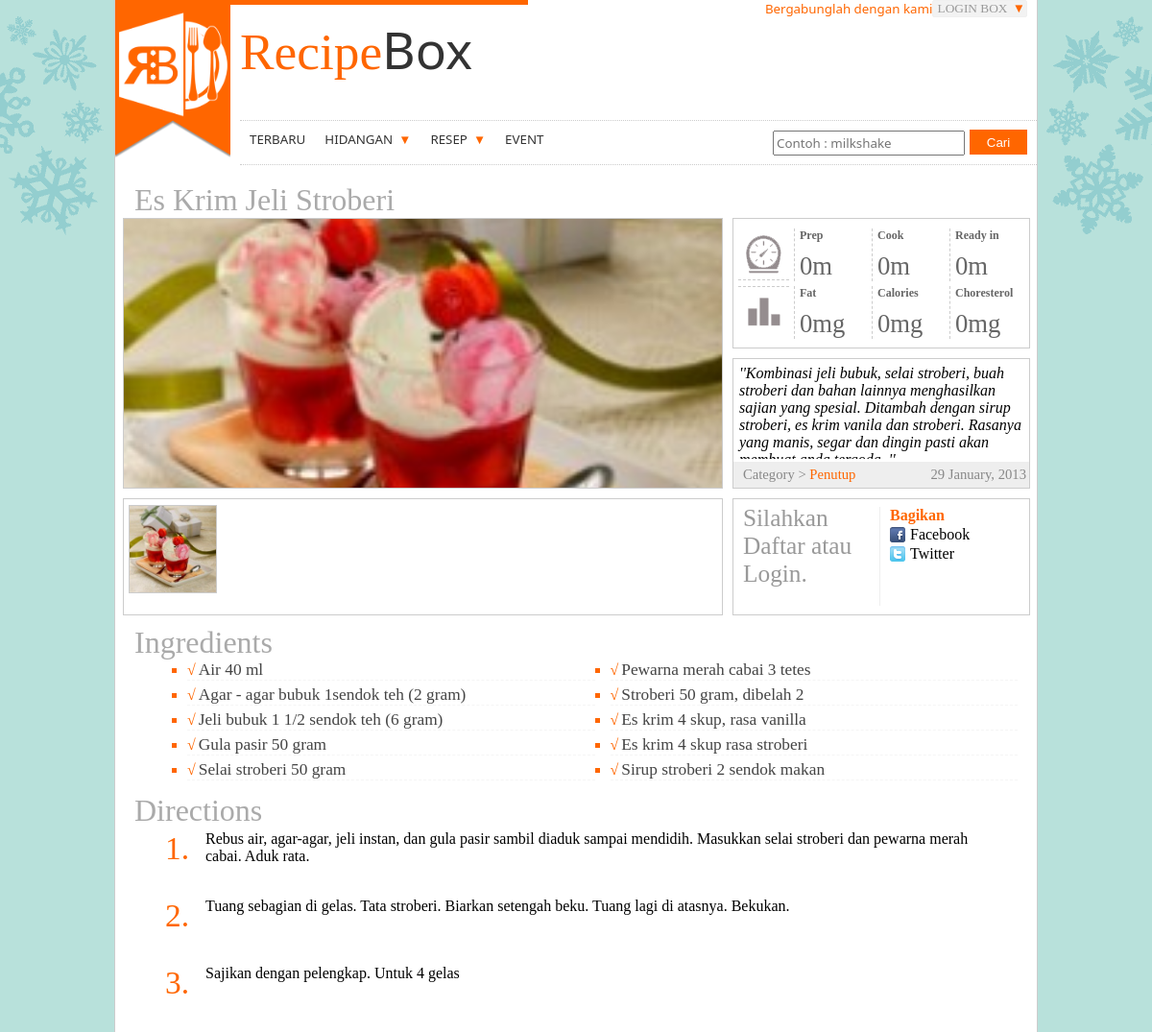
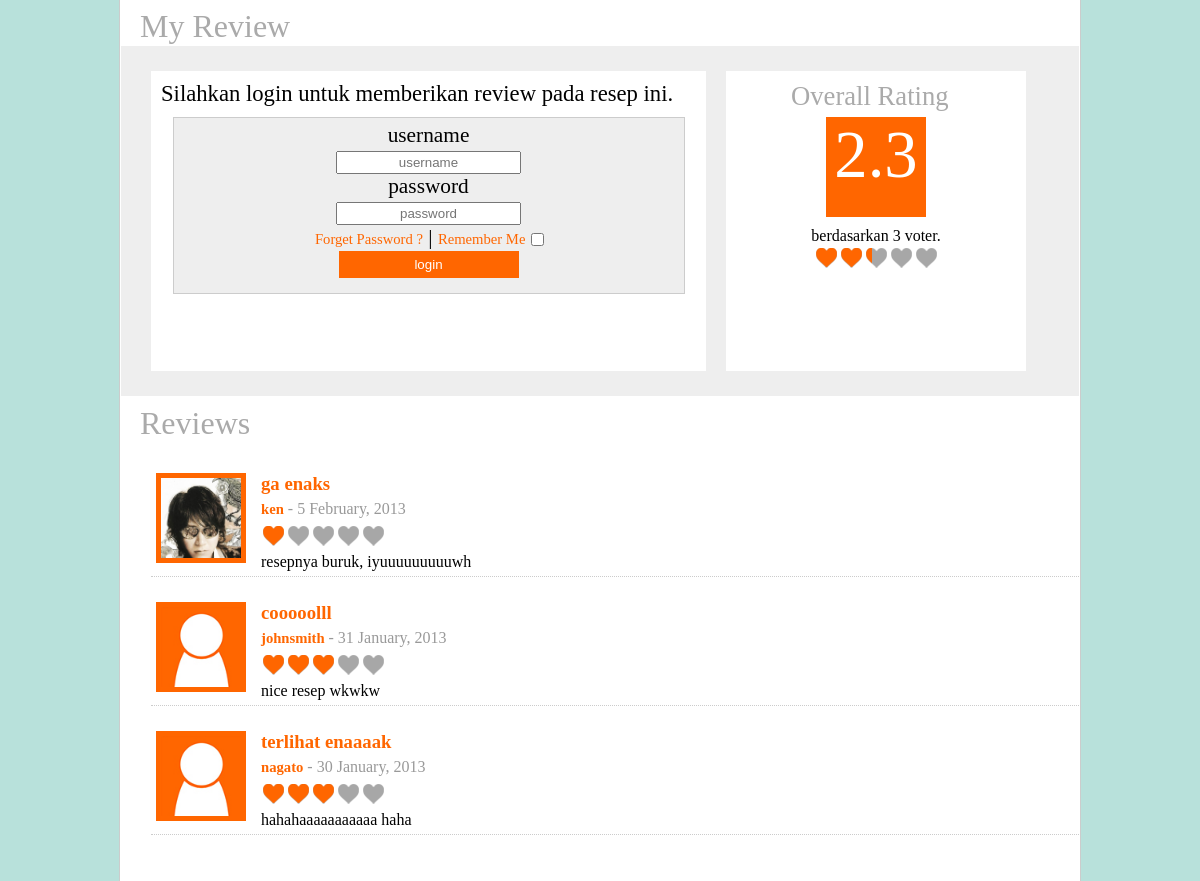
The page /recipe.php?id=7 on the database its author committed (2 pictures, top to bottom).
### tables this page shows
CREATE TABLE IF NOT EXISTS `resep` (
  `id_resep` int(5) NOT NULL AUTO_INCREMENT,
  `id_user` int(5) NOT NULL,
  `judul` varchar(120) NOT NULL,
  `tglBuat` date NOT NULL,
  `caption` varchar(240) NOT NULL,
  `image` varchar(140) NOT NULL DEFAULT 'default.jpg',
  `id_hidangan` int(5) NOT NULL,
  `id_kategori` int(5) NOT NULL,
  `viewed` int(5) NOT NULL DEFAULT '0',
  `prep` int(5) NOT NULL DEFAULT '0',
  `cook` int(5) NOT NULL DEFAULT '0',
  `ready` int(5) NOT NULL DEFAULT '0',
  `kalori` int(5) NOT NULL DEFAULT '0',
  `kolesterol` int(5) NOT NULL DEFAULT '0',
  `lemak` int(5) NOT NULL DEFAULT '0',
  PRIMARY KEY (`id_resep`),
  KEY `id_user` (`id_user`)
);

CREATE TABLE IF NOT EXISTS `kategori` (
  `id_kategori` int(5) NOT NULL AUTO_INCREMENT,
  `kategori` varchar(90) NOT NULL,
  PRIMARY KEY (`id_kategori`)
);

CREATE TABLE IF NOT EXISTS `caramasak` (
  `id_resep` int(5) NOT NULL,
  `id_cara` int(5) NOT NULL AUTO_INCREMENT,
  `cara` varchar(240) NOT NULL,
  PRIMARY KEY (`id_cara`)
);

CREATE TABLE IF NOT EXISTS `review` (
  `id_review` int(5) NOT NULL AUTO_INCREMENT,
  `id_user` int(5) NOT NULL,
  `id_resep` int(5) NOT NULL,
  `tglReview` date NOT NULL,
  `judulReview` varchar(60) NOT NULL,
  `review` varchar(360) NOT NULL,
  `rating` int(5) NOT NULL,
  PRIMARY KEY (`id_review`)
);

CREATE TABLE IF NOT EXISTS `user` (
  `id_user` int(5) NOT NULL AUTO_INCREMENT,
  `username` varchar(15) NOT NULL,
  `password` varchar(20) NOT NULL,
  `tipe` varchar(10) NOT NULL,
  `img` varchar(80) NOT NULL DEFAULT 'default.jpg',
  `imgThumb` varchar(80) NOT NULL DEFAULT 'defaultThumb.jpg',
  `fName` varchar(50) NOT NULL,
  `lName` varchar(50) NOT NULL,
  `birthDate` date NOT NULL,
  `jkelamin` varchar(10) NOT NULL,
  `adress` text NOT NULL,
  `email` varchar(50) NOT NULL,
  `phone` varchar(15) NOT NULL,
  `mobile` varchar(15) NOT NULL,
  `job` varchar(60) NOT NULL,
  `company` varchar(80) NOT NULL,
  `wAdress` text NOT NULL,
  `tgl_register` date NOT NULL,
  PRIMARY KEY (`id_user`)
);

### recipe.php (the view, shortened to what this page needs)
<!DOCTYPE HTML>
<html xmlns="http://www.w3.org/1999/xhtml">
<head>
<link rel="stylesheet" type="text/css" href="fancybox/jquery.fancybox-1.3.4.css" media="screen" />
<link rel="stylesheet" type="text/css" href="css/main.css" />
<link rel="stylesheet" type="text/css" href="css/rating.css" />
</head>
<body>
<?php include"header.php"; ?>
<div class='featurewrapper'>
<?php
$id = $_GET['id'];
$query = mysql_query("select judul, kategori, caption, image, tglBuat, username, prep, cook, ready, lemak, kalori, kolesterol from resep, user, kategori where resep.id_user = user.id_user and resep.id_resep = $id and resep.id_kategori = kategori.id_kategori");
while ($row = mysql_fetch_array($query)) {
$tgl = $row['tglBuat'];
$date = new DateTime($tgl);
echo"
<h1 id='judulRes'>$row[judul]</h1>
<div class='imgdetail' style='background:url(img/recipe/$row[image])'>
</div>
<div class='resdetail'>
<div class='timeimg'></div>
<div class='minidet'>Prep<span>$row[prep]m</span></div>
<div class='minidet'>Cook<span>$row[cook]m</span></div>
<div class='minidet'>Ready in<span>$row[ready]m</span></div>
<div class='nutimg'></div>
<div class='minidet'>Fat<span>$row[lemak]mg</span></div>
<div class='minidet'>Calories<span>$row[kalori]mg</span></div>
<div class='minidet'>Choresterol<span>$row[kolesterol]mg</span></div>
</div>
<div class='resdetail'>
<p><span>''$row[caption].''</span>
<br>SUBMITTED BY : <a href='#'>$row[username]</a></p>
<h3><span>Category > <a href=''>$row[kategori]</a></span>"; echo $date->format('j F, Y'). "</h3>
</div>";
?>
<div class="imgwrap">
<div class="imgcontainer">
<?php if ($row['image'] != 'default.jpg')
{echo"<a id='example2' href='img/recipe/$row[image]'><div class='imgList' style='background:url(img/recipe/$row[image])'></div></a>";
}
else
{} }?>
</div>
</div>
<div class='resdetail' style="height:115px; padding-top:5px">
<?php
if($_SESSION['open'] == TRUE){
if($_SESSION['type'] != "admin"){
echo"<div class='boxbutton' style='background:url(icons/favor.png) #ff6600'><div class='linkb'><a href='action.php?act=favorit&id=$id'>Tambah ke Favorit</a></div></div>
<div class='boxbutton' style='background:url(icons/shopping.png) #ff6600'><div class='linkb'><a href='#'>Tambah ke Daftar Belanja</a></div></div>"; }else { echo"<div style='width:140px; height:110px; padding-left:10px; font-size:19pt; color:#999'>Opsi tidak tersedia untuk admin.</div>"; }}
else {echo"<div style='width:140px; height:110px; padding-left:10px; font-size:19pt; color:#999'>Silahkan Daftar atau Login.</div>";}?>
<div class='sharebox'><span>Bagikan</span>
<li class='fb'>Facebook</li>
<li class='twit'>Twitter</li>
</div>
</div>
<h1> Ingredients </h1>
<div class="detail">
<?php
$id = $_GET['id'];
$query = mysql_query("select nama_bahan, keterangan from viewbahan where id_resep = $id");
echo"<ul>";
while ($row = mysql_fetch_array($query)) {
echo"<li><span>$row[nama_bahan] $row[keterangan]</span></li>";}
echo"<ul>"; ?>
</div>
<h1> Directions </h1>
<div class="detail">
<table border="0">
<?php
$id = $_GET['id'];
$query = mysql_query("select cara from caramasak where id_resep = $id");
$step = 0;
while ($row = mysql_fetch_array($query)) {
$step++;
echo"<tr><td valign=top><span>$step.</span></td><td valign=top>$row[cara]</td></tr>";}
?>
</table>
</div>
<h1 id='myrev'> My Review </h1>
<div class="revwrap" style="background:#eee">
<?php
if ($_SESSION['open'] == TRUE){
	if($_SESSION['type'] == 'user'){
		$id_user = $_SESSION['id'];
		$id_resep = $_GET['id'];
		$q=mysql_query("select * from review where id_user = $id_user and id_resep = $id_resep");
		$rs=mysql_fetch_array($q);
		$row=mysql_num_rows($q);
		if($row > 0){
			$pr = mysql_fetch_array(mysql_query("select fname, lname, imgThumb from user where id_user = $id_user"));
			$rv = mysql_fetch_array(mysql_query("select judulReview, review, rating from review where id_user = $id_user and id_resep = $id_resep"));
			$rate = $rv['rating'] * 20;
			echo"<form method='post' action='action.php?act=uprev&idr=$_GET[id]'>
			<table border='0'>
			<tr><td colspan='3'><h3>Edit My Review</h3></td></tr>
			<tr><td rowspan='4'><div class='revimg' style='background:url(img/profile/thumb/$pr[imgThumb])'></div></td></tr>
			<tr><td>Rating : </td>
			<td>
			<ul class='star-rating'>
			<li class='current-rating' style='width:$rate%;' id=mainrater>Currently 3/5 Stars.</li>
			<li><a href='javascript:void(0)' title='1 star out of 5' class='one-star' onclick=add(20)>1</a></li>
			<li><a href='javascript:void(0)' title='2 stars out of 5' class='two-stars' onclick=add(40)>2</a></li>
			<li><a href='javascript:void(0)' title='3 stars out of 5' class='three-stars' onclick=add(60)>3</a></li>
			<li><a href='javascript:void(0)' title='4 stars out of 5' class='four-stars' onclick=add(80)>4</a></li>
			<li><a href='javascript:void(0)' title='5 stars out of 5' class='five-stars' onclick=add(100)>5</a></li>
			</ul><input type=hidden name='rating' id=ratetext value=$rate>
			</td></tr>
			<tr><td rowspan='2' valign='top'>Title :</td><td> <input required name='title' autocomplete='off' value='$rv[judulReview]' type='text' onKeyDown='limitText(this.form.title,this.form.Tcountdown,60);'
			onKeyUp='limitText(this.form.title,this.form.Tcountdown,60);'><br>
			<font class='tlimit' >Maximum characters: <input readonly type='text' name='Tcountdown' size='1' value='60'></font></td></tr>
			<tr><td height='20px'></td></td>
			<tr><td colspan='3'>Comment : </td></tr>
			<tr><td colspan='3'><textarea name='review' onKeyDown='limitText(this.form.review,this.form.countdown,360);'
			onKeyUp='limitText(this.form.review,this.form.countdown,360);'>$rv[review]</textarea><br>
			<font class='tlimit'> Maximum characters: <input readonly type='text' name='countdown' size='1' value='360'></font></td></tr>
			<tr><td colspan='3'><input type='submit' value='Submit' /></td></tr>
			</table>
			</form>";
			} else {
				$pr = mysql_fetch_array(mysql_query("select fname, lname, imgThumb from user where id_user = $id_user"));
				echo"<form method='post' action='action.php?act=addrev&idr=$_GET[id]'>
				<table border='0'>
				<tr><td rowspan='4'><div class='revimg' style='background:url(img/profile/thumb/$pr[imgThumb])'></div></td></tr>
				<tr><td>Rating : </td>
				<td>
				<ul class='star-rating'>
				<li class='current-rating' style='width:0%;' id=mainrater>Currently 3/5 Stars.</li>
				<li><a href='javascript:void(0)' title='1 star out of 5' class='one-star' onclick=add(20)>1</a></li>
				<li><a href='javascript:void(0)' title='2 stars out of 5' class='two-stars' onclick=add(40)>2</a></li>
				<li><a href='javascript:void(0)' title='3 stars out of 5' class='three-stars' onclick=add(60)>3</a></li>
				<li><a href='javascript:void(0)' title='4 stars out of 5' class='four-stars' onclick=add(80)>4</a></li>
				<li><a href='javascript:void(0)' title='5 stars out of 5' class='five-stars' onclick=add(100)>5</a></li>
				</ul><input type=hidden name='rating' id=ratetext value=0>
				</td></tr>
				<tr><td rowspan='2' valign='top'>Title :</td><td> <input required name='title' autocomplete='off'  type='text' onKeyDown='limitText(this.form.title,this.form.Tcountdown,60);'
				onKeyUp='limitText(this.form.title,this.form.Tcountdown,60);'><br>
				<font class='tlimit' >Maximum characters: <input readonly type='text' name='Tcountdown' size='1' value='60'></font></td></tr>
				<tr><td height='20px'></td></td>
				<tr><td colspan='3'>Comment : </td></tr>
				<tr><td colspan='3'><textarea name='review' onKeyDown='limitText(this.form.review,this.form.countdown,360);'
				onKeyUp='limitText(this.form.review,this.form.countdown,360);'></textarea><br>
				<font class='tlimit'> Maximum characters: <input readonly type='text' name='countdown' size='1' value='360'></font></td></tr>
				<tr><td colspan='3'><input type='submit' value='Submit' /></td></tr>
				</table>
				</form>";
				}
		}
		else
			{ echo"<div class='reviewlogin'><h1>Admin tidak bisa memberi review.</h1></div>";}
} else {
	echo"<div class='reviewlogin'>Silahkan login untuk memberikan review pada resep ini.
	<form method='post' action='action.php?act=log&refid=$_GET[id]'>
	<ul>
	<li>username</li>
	<li><input type='text' autocomplete='off' placeholder='username' name='uname' /></li>
	<li>password</li>
	<li><input type='password' placeholder='password'  name='password' /></li>
	<li><a href=''>Forget Password ?</a> | <span>Remember Me <input type='checkbox' /></span></li>
	<li><input type='submit' value='login' /> </li>
	</ul>
	</form>
	</div>";
	}
?>
<div class="revoverall">
<h2>Overall Rating</h2>
<?php
$id = $_GET['id'];
$q = mysql_query("select * from review where id_resep = $id");
$rs = mysql_fetch_array(mysql_query("select SUM(rating) as ratingtotal from review where id_resep = $id"));
$voter = mysql_num_rows($q);
$rt = $rs['ratingtotal'];
if($rt != 0){
$ravg =  $rt / $voter;}
else { $ravg = 0;}
$ravg2 = ($ravg * 100) / 5;
echo"<div class='ratingbox'>";
echo round( $ravg, 1, PHP_ROUND_HALF_UP);
echo"</div>
<span>berdasarkan $voter voter.</span>
<ul class='star-rating' style=' margin: 0 auto'>
<li class='current-rating' style='width:$ravg2%;'>Currently 3/5 Stars.</li>
</ul>";
?>
</div>
</div>
<h1> Reviews </h1>
<div class="revwrap">
<?php
$idresep = $_GET['id'];
$query = mysql_query("select judulReview, tglReview, review, rating, username, imgThumb from user, review where user.id_user = review.id_user and $idresep = review.id_resep order by id_review DESC");
$num_results = mysql_num_rows($query);
if ($num_results > 0){
while($row=mysql_fetch_array($query)){
$tgl = $row['tglReview'];
$date = new DateTime($tgl);
$rating = $row['rating'] / 5;
$rating = $rating  * 100;
echo"<div class='review'>
<table border='0'>
<tr><td rowspan='5' valign='top'><div class='revimg' style='background:url(img/profile/thumb/$row[imgThumb])'></div></td><td><h3>$row[judulReview]</h3></td></tr>
<tr><td><span><a href='profile.php'>$row[username]</a></span> <span>- "; echo $date->format('j F, Y'). "</span></td></tr>
<tr><td>
<ul class='star-rating'>
		<li class='current-rating' style='width:$rating%;'>Currently 3/5 Stars.</li>
</ul></td></tr>
<tr><td>$row[review]</td></tr>
</table>
</div>";}
}else{
echo "<div class='noreview'>Tidak ada review untuk resep ini.</div>";
}
?>
</div>
</div>
</body>
</html>

### css/rating.css (style rules this page uses)
.star-rating, .star-rating a:hover, .star-rating a:active, .star-rating a:focus, .star-rating .current-rating { background: url(../icons/star.png) left -1000px repeat-x; }
.star-rating { position:relative; width:125px; height:25px; overflow:hidden; list-style:none; margin:0; padding:0; background-position: left top; }
.star-rating li { display: inline; }
.star-rating a, .star-rating .current-rating { position:absolute; top:0; left:0; text-indent:-1000em; height:25px; line-height:25px; outline:none; overflow:hidden; border: none; }
.star-rating .current-rating { z-index:1; background-position: left center; }

### rows shown on the page
resep: judul "Es Krim Jeli Stroberi", image (picture), prep "0", cook "0", ready "0", lemak "0", kalori "0", kolesterol "0", caption "Kombinasi jeli bubuk, selai stroberi, buah stroberi dan bahan lainnya menghasilkan sajian yang spesial. Ditambah dengan sirup stroberi, es krim vanila dan stroberi. Rasanya yang manis, segar dan dingin pasti akan…", id_kategori.kategori "Penutup", tglBuat "29 January, 2013"
caramasak: cara "Rebus air, agar-agar, jeli instan, dan gula pasir sambil diaduk sampai mendidih. Masukkan selai stroberi dan pewarna merah cabai. Aduk rata."
caramasak: cara "Tuang sebagian di gelas. Tata stroberi. Biarkan setengah beku. Tuang lagi di atasnya. Bekukan."
caramasak: cara "Sajikan dengan pelengkap. Untuk 4 gelas"
review: id_user.imgThumb (picture), judulReview "ga enaks", id_user.username "ken", tglReview "5 February, 2013", review "resepnya buruk, iyuuuuuuuuuwh"
review: id_user.imgThumb (placeholder picture), judulReview "cooooolll", id_user.username "johnsmith", tglReview "31 January, 2013", review "nice resep wkwkw"
review: id_user.imgThumb (placeholder picture), judulReview "terlihat enaaaak", id_user.username "nagato", tglReview "30 January, 2013", review "hahahaaaaaaaaaaa haha"

### other values the page prints
$row[nama_bahan] "Air"
$row[keterangan] "40 ml"
$row[nama_bahan] "Agar - agar bubuk"
$row[keterangan] "1sendok teh (2 gram)"
$row[nama_bahan] "Jeli bubuk"
$row[keterangan] "1 1/2 sendok teh (6 gram)"
$row[nama_bahan] "Gula pasir"
$row[keterangan] "50 gram"
$row[nama_bahan] "Selai stroberi"
$row[nama_bahan] "Pewarna merah cabai"
$row[keterangan] "3 tetes"
$row[nama_bahan] "Stroberi"
$row[keterangan] "50 gram, dibelah 2"
$row[nama_bahan] "Es krim"
$row[keterangan] "4 skup, rasa vanilla"
